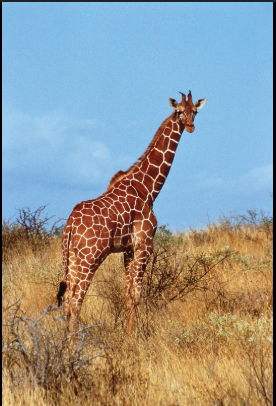
#> input picture AFFINE_&_PERSPECTIVE_TRANSFORMATION/bgr_image.png, 276 x 406 px
$ jupyter execute affine_perspective_transformation.ipynb
#> lines starting #> are read from the running program, lines starting #| are printed output that depends on the picture
[cell 1]
import cv2
import matplotlib.pyplot as plt
import numpy as np

# PERSPECTIVE TRANSFORMATION

[cell 2]
image = cv2.imread("bgr_image.png")
#> image is the input picture: shape (406, 276, 3); mean B, G, R 148.6, 151.3, 147

[cell 3]
plt.imshow(image)

[cell 4]
rgb_image = cv2.cvtColor(image,cv2.COLOR_BGR2RGB)
plt.imshow(rgb_image)

[cell 5]
rows, cols, _ = rgb_image.shape
#> rows = 406; cols = 276

input_points = np.float32([[50,50],[cols-50,50],[50,rows-50],[cols-50,rows-50]])

output_points = np.float32([[10,100],[cols-100,50],[100,rows-10],[cols-50,rows-100]])

M = cv2.getPerspectiveTransform(input_points,output_points)
print(M)
#| [[ 1.31414129e+00  4.09752040e-01 -7.50412920e+01]
#|  [-2.42375605e-01  1.40246651e+00  5.35291978e+01]
#|  [ 1.48963240e-03  8.17116197e-04  1.00000000e+00]]

[cell 6]
perspective_image = cv2.warpPerspective(rgb_image,M,(cols,rows))
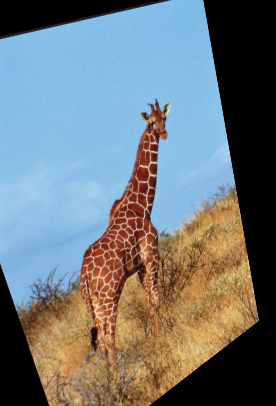
#> perspective_image: shape (406, 276, 3); mean R, G, B 111.2, 119.7, 123.1

plt.Figure(figsize=(10,5))
plt.subplot(1,2,1)
plt.imshow(rgb_image)
plt.title("Original Image")
plt.axis("off")

plt.subplot(1,2,2)
plt.imshow(perspective_image)
plt.title("Perspective Transformed Image")
plt.axis("off")
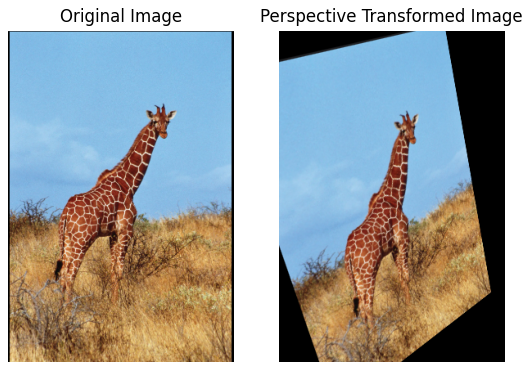
#> figure drawn by matplotlib, 2 panels

# AFFINE TRANSFORMATION

[cell 7]
input_points = np.float32([[50,50],[200,50],[50,200]])

output_points = np.float32([[10,100],[200,50],[100,250]])

M = cv2.getAffineTransform(input_points,output_points)

affine_image = cv2.warpAffine(rgb_image,M,(cols,rows))
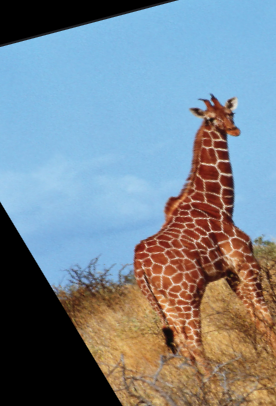
#> affine_image: shape (406, 276, 3); mean R, G, B 121.4, 134, 143.5


plt.Figure(figsize=(10,5))
plt.subplot(1,2,1)
plt.imshow(rgb_image)
plt.title("Original Image")
plt.axis("off")

plt.subplot(1,2,2)
plt.imshow(affine_image)
plt.title("Affine Transformation Image")
plt.axis("off")
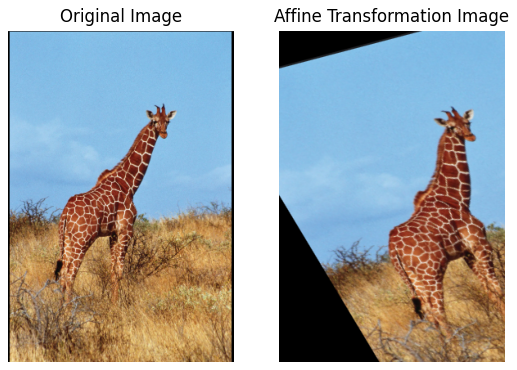
#> figure drawn by matplotlib, 2 panels

# ROTATION

[cell 8]
angle = 90
center = (cols // 2, rows // 2)
#> center = (138, 203)
scale = 1.0

M = cv2.getRotationMatrix2D(center,angle,scale)

rotated_image = cv2.warpAffine(rgb_image,M,(rows,cols))
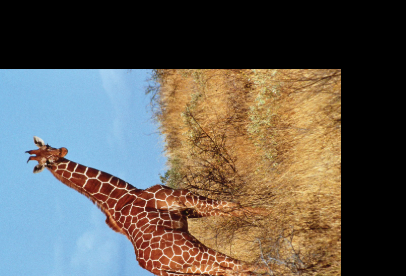
#> rotated_image: shape (276, 406, 3); mean R, G, B 97.9, 92.5, 84.2

plt.Figure(figsize=(10,5))
plt.subplot(1,2,1)
plt.imshow(rgb_image)
plt.title("Original Image")
plt.axis("off")

plt.subplot(1,2,2)
plt.imshow(rotated_image)
plt.title("Affine Rotated Image")
plt.axis("off")

# SHEARING

[cell 9]
# angle = 90
# center = (cols // 2, rows // 2)
# scale = 1.0
shear_x ,shear_y = 0.5,0

M = np.float32([[1,shear_x,0],[shear_y,1,0]])

sheared_image = cv2.warpAffine(rgb_image,M,(cols + int(shear_x * rows),rows))
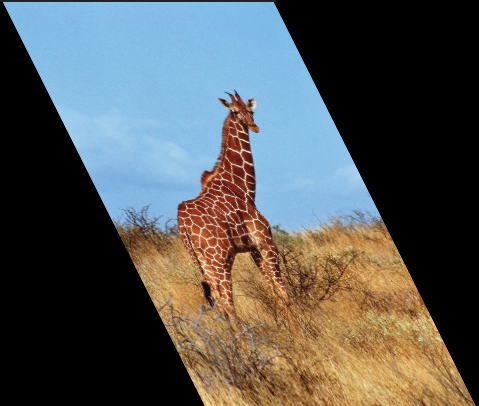
#> sheared_image: shape (406, 479, 3); mean R, G, B 84.8, 87.3, 85.7

plt.Figure(figsize=(10,5))
plt.subplot(1,2,1)
plt.imshow(rgb_image)
plt.title("Original Image")
plt.axis("off")

plt.subplot(1,2,2)
plt.imshow(sheared_image)
plt.title("Affine Sheared Image")
plt.axis("off")

# TRANSLATION

[cell 10]
# angle = 90
# center = (cols // 2, rows // 2)
# scale = 1.0
Tx ,Ty = 50, 35

M = np.float32([[1,0,Tx],[0,1,Ty]])

translated_image = cv2.warpAffine(rgb_image,M,(cols,rows))
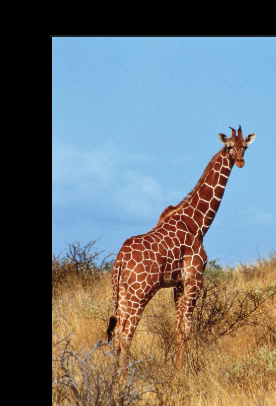
#> translated_image: shape (406, 276, 3); mean R, G, B 108.2, 113.6, 115.4

plt.Figure(figsize=(10,5))
plt.subplot(1,2,1)
plt.imshow(rgb_image)
plt.title("Original Image")
plt.axis("off")

plt.subplot(1,2,2)
plt.imshow(translated_image)
plt.title("Affine Translated Image")
plt.axis("off")
